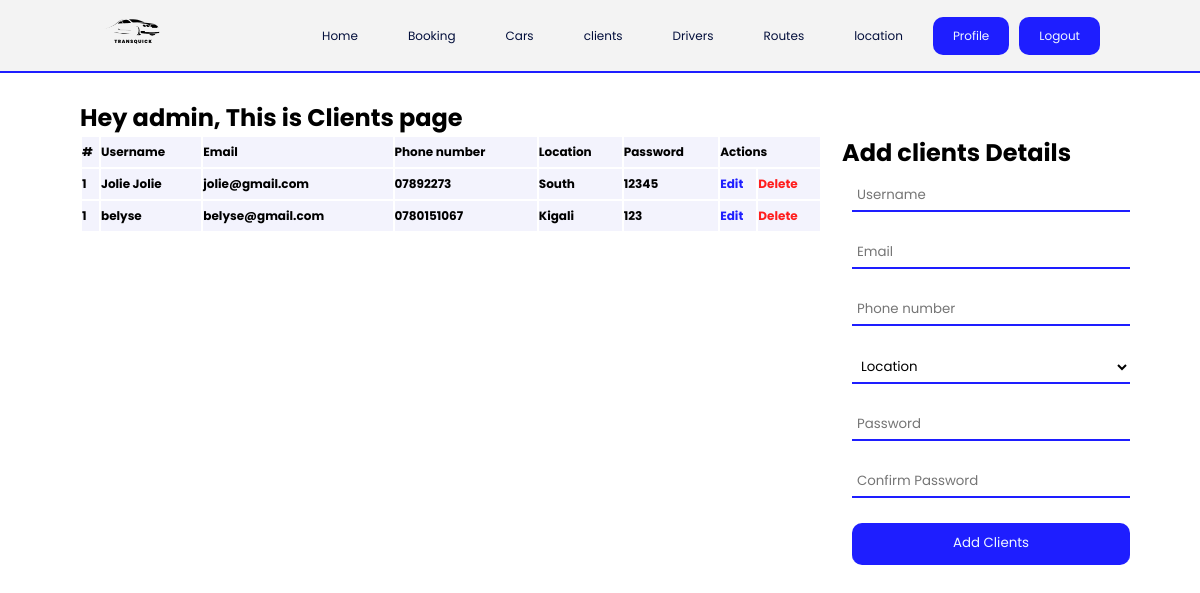
The page /admin/clients.php (signed in) on the database its author committed.
### tables this page shows
CREATE TABLE `clients` (
  `id` int(11) NOT NULL,
  `Username` varchar(100) NOT NULL,
  `Email` varchar(100) NOT NULL,
  `Phone` varchar(100) NOT NULL,
  `Location` varchar(100) NOT NULL,
  `Password` varchar(100) NOT NULL
);

### admin/clients.php (the view, shortened to what this page needs)
<?php
    include '../php/connect.php'
?>
<!DOCTYPE html>
<html lang="en">
<head>
    <link rel="stylesheet" href="./css/dashboard.css">
</head>
<body>
<div class="header">
    <a href="dashboard.php"><img src="../asset/Logo.png" alt=""></a>
    <ul>
                    <a href="dashboard.php"><li>Home</li></a>
                    <a href="booking.php"><li>Booking</li></a>
                    <a href="cars.php"><li>Cars</li></a>
                    <a href="clients.php"><li>clients</li></a>
                    <a href="drivers.php"><li>Drivers</li></a>
                    <a href="routes.php"><li>Routes</li></a>
                    <a href="location.php"><li>location</li></a>
                    <a href="profile.php"><button>Profile</button></a>
                    <a href="php/logout.php"><button>Logout</button></a>
                </ul>
</div>
<section class="Welcome-admin">
    <div class="info-message">
        <?php
        $id = $_SESSION['id'];
        $retrieve = "SELECT * FROM administrator WHERE id = $id";
        $query = mysqli_query( $con, $retrieve);
        while($row = mysqli_fetch_array($query)){?>
            <h1>Hey <?php echo $row['Username']; ?>, This is Clients page</h1>
        <?php } ?>
    </div>
    <div class="info-data">
        <div class="left-data">
        <table>
            <tr>
                <th>#</th>
                <th>Username</th>
                <th>Email</th>
                <th>Phone number</th>
                <th>Location</th>
                <th>Password</th>
                <th colspan="2">Actions</th>
            </tr>
            <?php
        $retrieve = "SELECT * FROM clients";
        $query = mysqli_query( $con, $retrieve);
        while($row = mysqli_fetch_array($query)){?>
            <tr>
                <th>1</th>
                <th><?php echo $row['Username']; ?></th>
                <th><?php echo $row['Email']; ?></th>
                <th><?php echo $row['Phone']; ?></th>
                <th><?php echo $row['Location']; ?></th>
                <th><?php echo $row['Password']; ?></th>
                <th class="edit"><a href="php/editClient.php?ClientId=<?php echo $row['id']; ?>"> Edit </a></th>
                <th class="delete"><a href="php/deleteClient.php?ClientId=<?php echo $row['id']; ?>"> Delete </a></th>
            </tr>
            <?php } ?>
        </table>
        </div>
        <div class="right-data">
            <h1>Add clients Details</h1>
            <form action="php/AddClients.php" method="POST">
                <input type="text" required name="username" placeholder="Username"><br><br>
                <input type="text" required name="email" placeholder="Email"><br><br>
                <input type="number" required name="phonenumber" placeholder="Phone number"><br><br>
                 <select name="location" id="">
                            <option value="">Location</option>
                        </select><br><br>
                <input type="text" required name="password" placeholder="Password"><br><br>
                <input type="text" required name="password1" placeholder="Confirm Password"><br><br>
                <input type="submit" name="addUser" value="Add Clients" class="submit"><br><br>
            </form>
        </div>
    </div>
</section>
</body>
</html>

### admin/css/dashboard.css (style rules this page uses)
* { margin: 0; padding: 0; box-sizing: border-box; font-family: "Poppins", sans-serif; transition: 0.3s ease-in-out; }
.header { background-color: rgb(243, 243, 243); display: flex; align-items: center; justify-content: space-between; padding: 0 100px; position: fixed; width: 100dvw; border-bottom: 2px solid rgb(30, 30, 255); }
.header img { width: 4rem; }
.header ul { display: flex; list-style: none; gap: 10px; }
.header ul li { font-size: 12px; color: #020e3b; padding: 10px 20px; border-radius: 10px; transition: ease-in-out 0.5s; cursor: pointer; }
.header ul button { font-size: 12px; color: #020e3b; padding: 10px 20px; background-color: rgb(30, 30, 255); border-radius: 10px; color: aliceblue; cursor: pointer; border: none; transition: ease-in-out 0.5s; }
a { text-decoration: none; color: inherit; }
.Welcome-admin { width: 100dvw; height: 100dvh; padding-top: 100px; display: flex; flex-direction: column; align-items: center; }
.info-message { width: 90%; padding-left: 20px; }
.info-data { width: 90%; padding-left: 20px; display: flex; }
.info-data .left-data { width: 70%; }
.info-data .right-data { width: 30%; padding-left: 20px; }
.info-data .left-data table { width: 100%; text-align: left; border-radius: 10px; }
.info-data .left-data table tr { padding-top: 2px; background-color: rgba(232, 232, 251, 0.5); padding-bottom: 2px; margin: 2px; font-size: 12px; height: 30px; border-radius: 10px; }
.info-data .right-data form { padding: 10px; }
.info-data .right-data form input, select { width: 100%; background-color: transparent; border: none; outline: none; padding: 5px; border-bottom: 2px solid rgb(30, 30, 255); }
.info-data .right-data form input.submit { background-color: rgb(30, 30, 255); color: aliceblue; border-radius: 10px; padding: 10px; }
.edit { color: rgb(30, 30, 255); }
.delete { color: rgb(255, 30, 30); }

### rows shown on the page
clients: Username "Jolie Jolie", Email "jolie@gmail.com", Phone "07892273", Location "South", Password "12345"
clients: Username "belyse", Email "belyse@gmail.com", Phone "0780151067", Location "Kigali", Password "123"

### other values the page prints
$row['Username'] "admin"
